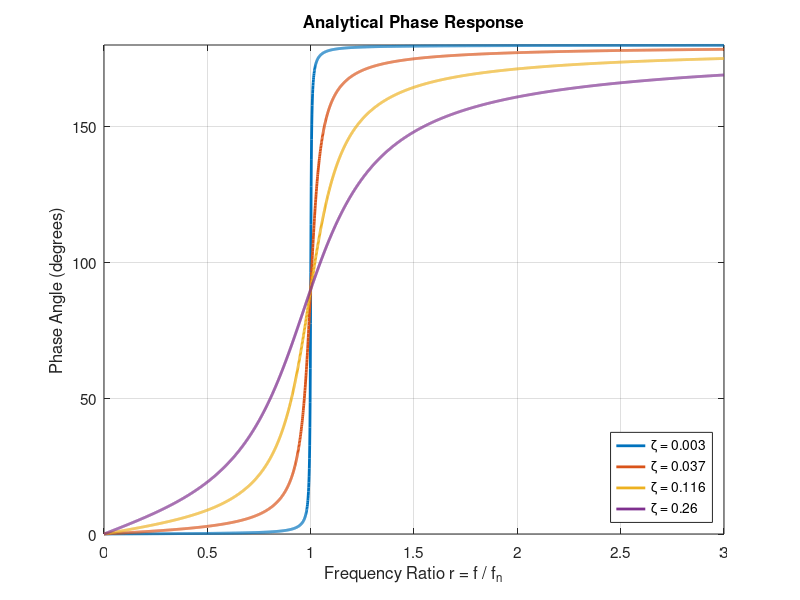

Write the MATLAB code that produced this figure.
% THEORETICAL SDOF MODEL — CUSSONS RIG #3
% Theoretical phase-response model
% Later evaluated at experimental frequencies for comparison with measured data
% Uses actual rig parameters and forcing frequencies

clc;
clear;
close all;

%% ---------------------------------------------------------
% RIG PARAMETERS
%% ---------------------------------------------------------
m  = 1.437;           % kg
fn = 1.65;            % Hz
wn = 2*pi*fn;         % rad/s

k = m*wn^2;           % spring stiffness (N/m)

fprintf('Spring stiffness k = %.2f N/m\n',k)

%% ---------------------------------------------------------
% EXPERIMENTAL FREQUENCIES
% Experimental forcing frequencies
% Used after testing for direct comparison
%% ---------------------------------------------------------
f_exp = [0.50 0.83 1.16 1.40 1.57 ...
         1.65 1.73 1.90 2.15 ...
         2.48 3.30 4.13];

r_exp = f_exp ./ fn;

w = 2*pi*f_exp;

%% ---------------------------------------------------------
% DAMPING RATIOS
% Approximate mapping to experimental damping
%% ---------------------------------------------------------
zeta_list = [0.003 0.037 0.116 0.26];

%% ---------------------------------------------------------
% THEORETICAL MODEL
%
% Phase:
%
% atan2(2*z*r,1-r^2)
%% ---------------------------------------------------------

phase_theory = zeros(length(zeta_list), length(f_exp));

for i = 1:length(zeta_list)

    zeta = zeta_list(i);

    r = w / wn;

    phase_theory(i,:) = rad2deg( ...
        atan2(2*zeta*r, (1-r.^2)) );

end

%% ---------------------------------------------------------
% PLOT
%% ---------------------------------------------------------

figure('Color','w',...
       'Position',[100 100 900 650])

hold on
grid on
box on

colors = lines(4);

for i = 1:length(zeta_list)

    % smooth otu the curve
    r_smooth = linspace(0,3,3000);

    phi_smooth = rad2deg( ...
        atan2(2*zeta_list(i)*r_smooth,...
        1-r_smooth.^2));

    plot(r_smooth,...
         phi_smooth,...
         'LineWidth',2,...
         'Color',colors(i,:))

end

%% ---------------------------------------------------------
% Format the plot
%% ---------------------------------------------------------

xlabel('Frequency Ratio r = f / f_n')
ylabel('Phase Angle (degrees)')

title('Analytical Phase Response')

legend(...
    '\zeta = 0.003',...
    '\zeta = 0.037',...
    '\zeta = 0.116',...
    '\zeta = 0.26',...
    'Location','southeast')

xlim([0 3])
ylim([0 180])

set(gca,'FontSize',11)

fprintf('Theoretical model generated.\n')
